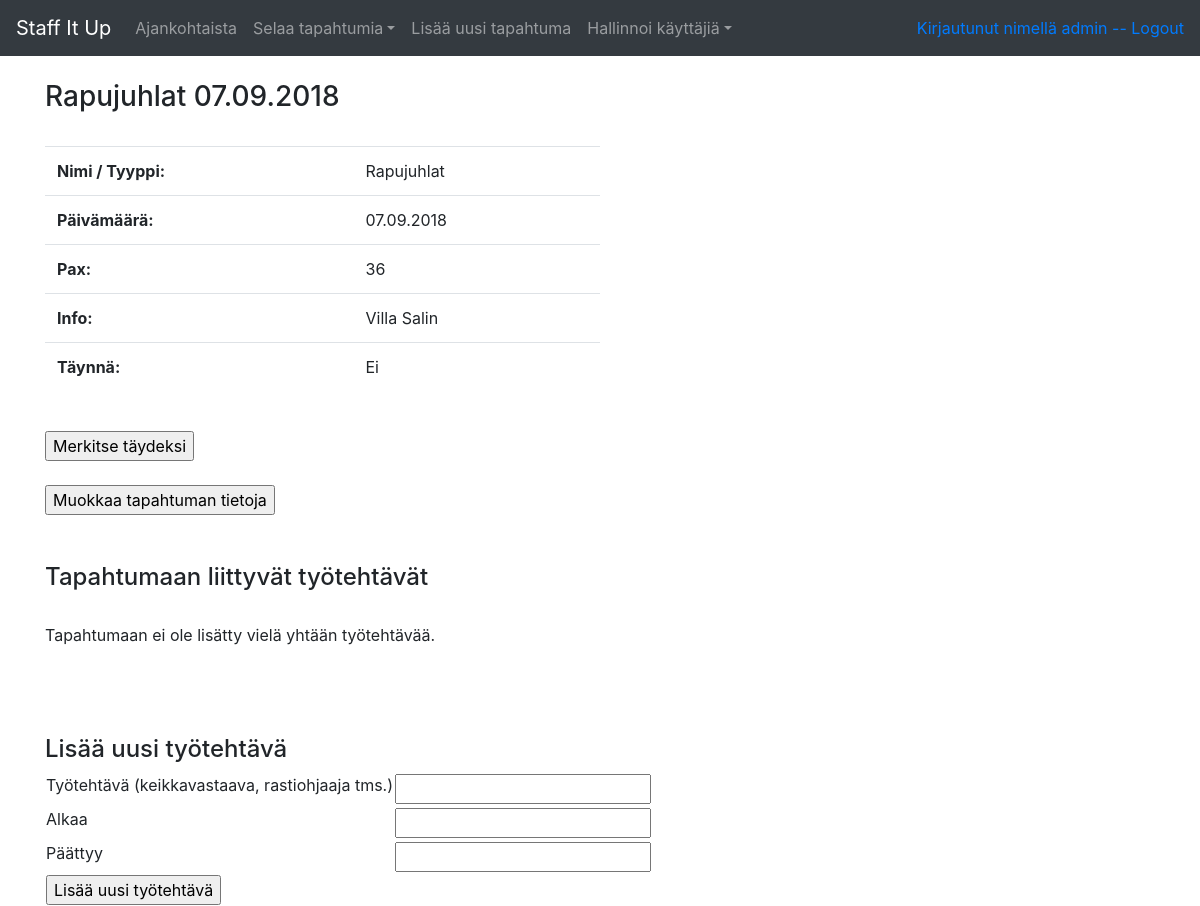
The app's page /admin/events/3/details (signed in), older data.
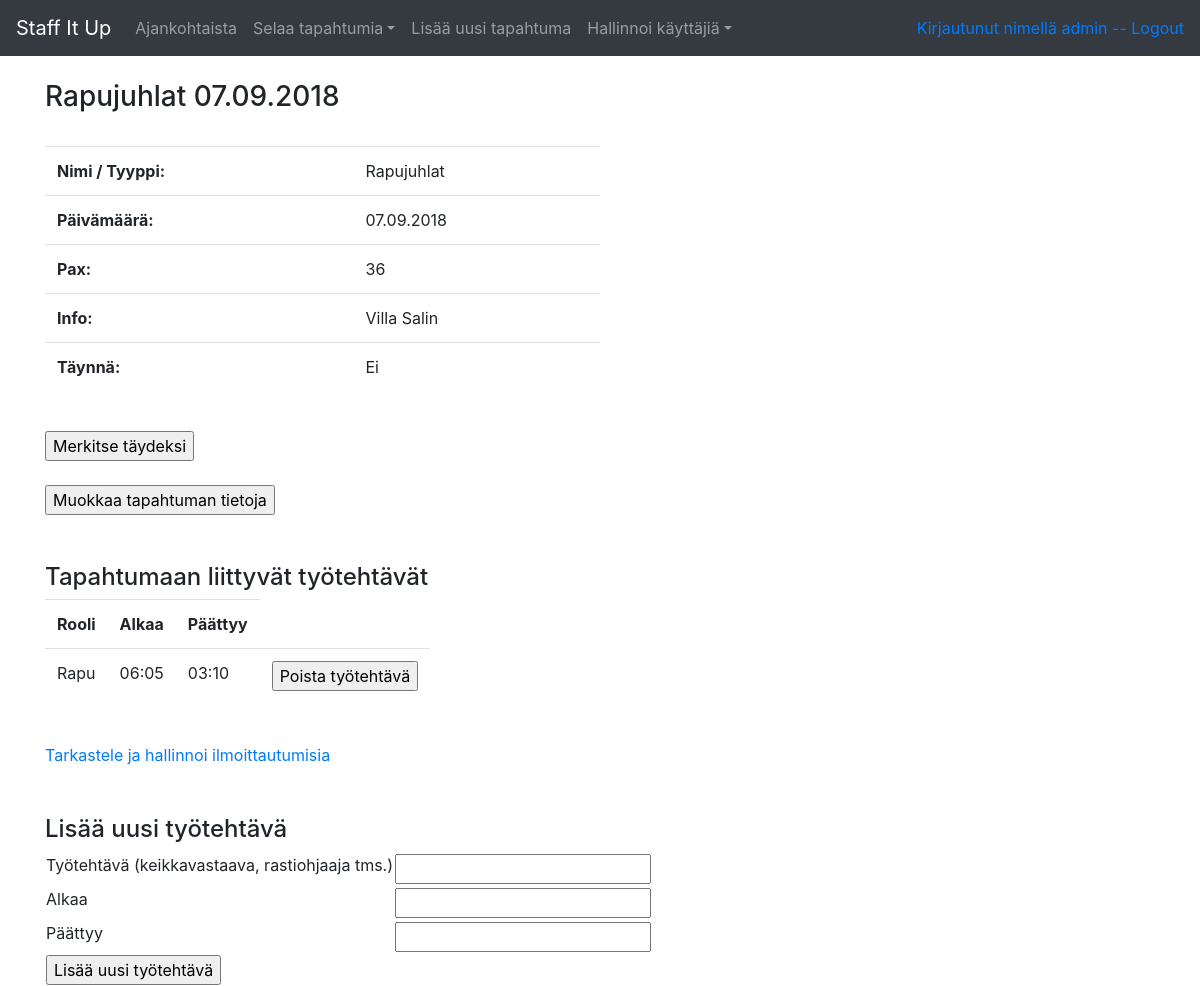
The same page, newer data.
### application/assignments/models.py (models this page shows, shortened)
class Assignment(db.Model):
    id = db.Column(db.Integer, primary_key=True)
    starttime = db.Column(db.Time, nullable=False)
    endtime = db.Column(db.Time, nullable=False)
    role = db.Column(db.String(144), nullable=False)
    event_id = db.Column(db.Integer, db.ForeignKey('event.id'),
       nullable=False)
    users = db.relationship("User", secondary="account_assignment")
    registrations = db.relationship("AssignmentRegistration", backref='assignment', lazy=True)

### application/events/views.py (the view)
@app.route("/admin/events/<event_id>/details", methods=["GET"])
@login_required(role="admin")
def event_details(event_id):
    event = Event.query.get(event_id)
    return render_template("admin/events/event.html", event=event, form=AssignmentForm(), assignments=event.assignments)

### application/assignments/forms.py
class AssignmentForm(FlaskForm):
    role = StringField("Työtehtävä (keikkavastaava, rastiohjaaja tms.)", [validators.Length(min=2, message="Työtehtävän tulee olla vähintään 2 merkkiä pitkä"),
                                                        validators.Length(max=144, message="Työtehtävän pituus voi olla maksimissaan 144 merkkiä")])
    starttime = TimeField("Alkaa", [validators.Required(message="Syötä aika muodossa HH:MM")], format='%H:%M')
    endtime = TimeField("Päättyy", [validators.Required(message="Syötä aika muodossa HH:MM")], format='%H:%M')
    class Meta:
        csrf = False

### application/__init__.py (called while the page is built)
@login_manager.user_loader
def load_user(user_id):
    return User.query.get(user_id)

### application/auth/models.py (called while the page is built)
    def role_ok(self, role):
        for user_role in self.roles:
                    if user_role.name == role:
                        return True

### application/templates/admin/events/event.html (shortened to what this page needs)
{% extends "layout.html" %}
{% block body %}
<h3>{{ event.type }} {{ event.date.strftime("%d.%m.%Y") }}</h3><br>
  <table class="table" style="width:50%;">
    <tr>
      <th>Nimi / Tyyppi: </th>
      <td>{{ event.type }}</td>
    </tr>
    <tr>
      <th>Päivämäärä: </th>
      <td>{{ event.date.strftime("%d.%m.%Y") }}</td>
    </tr>
    <tr>
      <th>Pax: </th>
      <td>{{ event.pax }}</td>
    </tr>
    <tr>
      <th>Info: </th>
      <td>{{ event.info }}</td>
    </tr>
    <tr>
      <th>Täynnä: </th>
      {% if event.staffed  %}
      <td>Kyllä</td>
      {% else %}
      <td>Ei</td>
      {% endif %}
    </tr>
  </table><br>
  <form method="POST" action="{{ url_for('events_set_staffed', event_id=event.id, page="event") }}">
    {% if event.staffed == False %}
    <input type="submit" value="Merkitse täydeksi"/>
    {% else %}
    <input type="submit" value="Avaa hakuun"/>
    {% endif %}
  </form><br>
  <form method="GET" action="{{ url_for('events_update', event_id=event.id) }}">
    <input type="submit" value="Muokkaa tapahtuman tietoja"/>
  </form>
  <br><br>
  <h4>Tapahtumaan liittyvät työtehtävät</h4>
  {% if event.assignments %}
  <table class="table" style="width:auto;">
    <tr>
      <th>Rooli</th>
      <th>Alkaa</th>
      <th>Päättyy</th>
    </tr>
    {% for assignment in assignments %}
    <tr>
      <td> {{ assignment.role }} </a>
      </td>
      <td>{{ assignment.starttime.strftime("%H:%M") }}</td>
      <td>{{ assignment.endtime.strftime("%H:%M") }}</td>
      <td>
        <form method="POST" action="{{ url_for('assignment_delete', assignment_id=assignment.id, event_id=event.id) }}" onclick="return confirm('Haluatko varmasti poistaa työtehtävän?')">
        <input type="submit" value="Poista työtehtävä"/>
      </form>
    </td>
    </tr>
    {% endfor %}
  </table><br>
  <a href="{{ url_for('registrations_list', event_id=event.id) }}">Tarkastele ja hallinnoi ilmoittautumisia</a>
  {% else %}<br>
  <p>Tapahtumaan ei ole lisätty vielä yhtään työtehtävää.</p>
  {% endif %}
  <br>
  <br><br>
  <h4>Lisää uusi työtehtävä</h4>
  <form method="POST" action="{{ url_for('assignment_create', event_id=event.id) }}">
    <table>
      <tr>
        <td>
          {{ form.role.label }}
        </td>
        <td>
          {{ form.role }}
        </td>
        <td>
  	    </td>
      </tr>
      <tr>
        <td>
          {{ form.starttime.label }}
        </td>
        <td>
          {{ form.starttime }}
        </td>
        <td>
  	    </td>
      </tr>
      <tr>
        <td>
          {{ form.endtime.label }}
        </td>
        <td>
          {{ form.endtime }}
        </td>
        <td>
        </td>
      </tr>
      <tr>
        <td colspan="2">
         <input type="submit" value="Lisää uusi työtehtävä"/>
         </td>
       </tr>
    </table>
  </form>
{% endblock %}

Row changes from the older to the newer data that the page shows:
added Assignment: role "Rapu", starttime "06:05", endtime "03:10"
Text that changed along with them:
text no longer shown: "Tapahtumaan ei ole lisätty vielä yhtään työtehtävää."
text now shown: "Rooli Alkaa Päättyy Tarkastele ja hallinnoi ilmoittautumisia"
